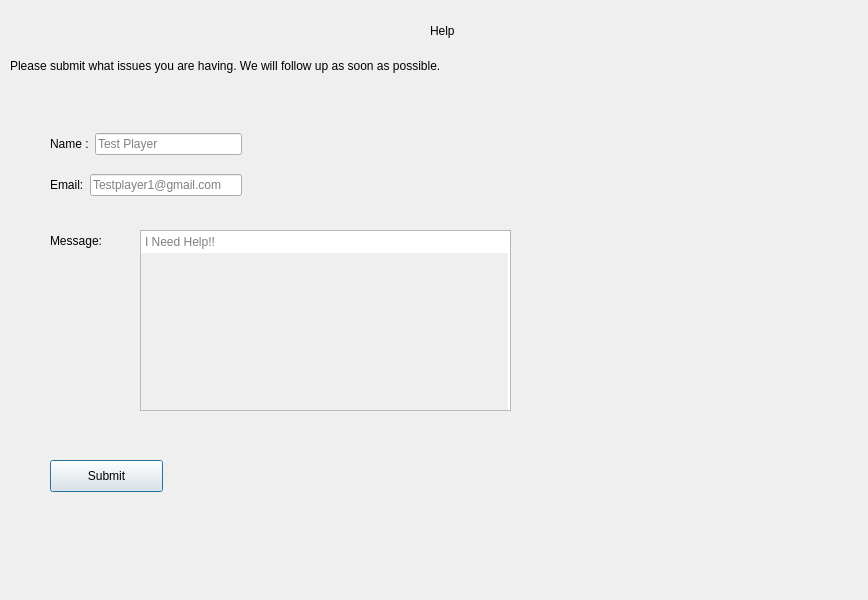
<?xml version="1.0" encoding="UTF-8"?>
<ui version="4.0">
 <class>help</class>
 <widget class="QDialog" name="help">
  <property name="geometry">
   <rect>
    <x>0</x>
    <y>0</y>
    <width>868</width>
    <height>600</height>
   </rect>
  </property>
  <property name="windowTitle">
   <string>Help</string>
  </property>
  <widget class="QLabel" name="label">
   <property name="geometry">
    <rect>
     <x>430</x>
     <y>20</y>
     <width>41</width>
     <height>21</height>
    </rect>
   </property>
   <property name="text">
    <string>Help</string>
   </property>
  </widget>
  <widget class="QLabel" name="label_2">
   <property name="geometry">
    <rect>
     <x>10</x>
     <y>50</y>
     <width>851</width>
     <height>31</height>
    </rect>
   </property>
   <property name="text">
    <string>Please submit what issues you are having. We will follow up as soon as possible.</string>
   </property>
  </widget>
  <widget class="QLabel" name="label_5">
   <property name="geometry">
    <rect>
     <x>50</x>
     <y>230</y>
     <width>91</width>
     <height>21</height>
    </rect>
   </property>
   <property name="text">
    <string>Message:</string>
   </property>
  </widget>
  <widget class="QPushButton" name="pushButton">
   <property name="geometry">
    <rect>
     <x>50</x>
     <y>460</y>
     <width>113</width>
     <height>32</height>
    </rect>
   </property>
   <property name="text">
    <string>Submit</string>
   </property>
  </widget>
  <widget class="QWidget" name="layoutWidget">
   <property name="geometry">
    <rect>
     <x>50</x>
     <y>120</y>
     <width>192</width>
     <height>91</height>
    </rect>
   </property>
   <layout class="QVBoxLayout" name="verticalLayout">
    <item>
     <layout class="QHBoxLayout" name="horizontalLayout">
      <item>
       <widget class="QLabel" name="label_3">
        <property name="text">
         <string>Name :</string>
        </property>
       </widget>
      </item>
      <item>
       <widget class="QLineEdit" name="lineEdit">
        <property name="placeholderText">
         <string>Test Player</string>
        </property>
       </widget>
      </item>
     </layout>
    </item>
    <item>
     <layout class="QHBoxLayout" name="horizontalLayout_2">
      <item>
       <widget class="QLabel" name="label_4">
        <property name="text">
         <string>Email:</string>
        </property>
       </widget>
      </item>
      <item>
       <widget class="QLineEdit" name="lineEdit_2">
        <property name="placeholderText">
         <string>Testplayer1@gmail.com</string>
        </property>
       </widget>
      </item>
     </layout>
    </item>
   </layout>
  </widget>
  <widget class="QPlainTextEdit" name="plainTextEdit">
   <property name="geometry">
    <rect>
     <x>140</x>
     <y>230</y>
     <width>371</width>
     <height>181</height>
    </rect>
   </property>
   <property name="backgroundVisible">
    <bool>true</bool>
   </property>
   <property name="placeholderText">
    <string>I Need Help!!</string>
   </property>
  </widget>
 </widget>
 <resources/>
 <connections/>
</ui>
